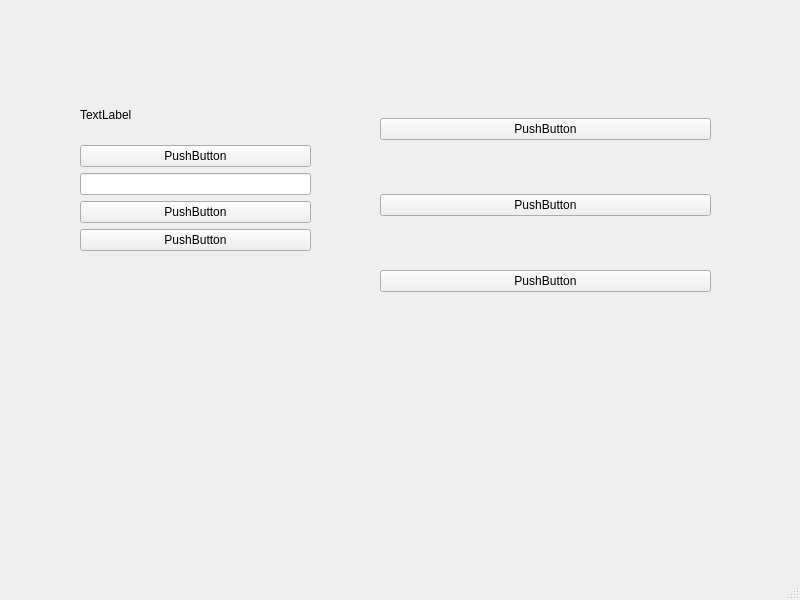
<?xml version="1.0" encoding="UTF-8"?>
<ui version="4.0">
 <class>MainWindow</class>
 <widget class="QMainWindow" name="MainWindow">
  <property name="geometry">
   <rect>
    <x>0</x>
    <y>0</y>
    <width>800</width>
    <height>600</height>
   </rect>
  </property>
  <property name="windowTitle">
   <string>MainWindow</string>
  </property>
  <widget class="QWidget" name="centralwidget">
   <widget class="QWidget" name="verticalLayoutWidget">
    <property name="geometry">
     <rect>
      <x>380</x>
      <y>70</y>
      <width>331</width>
      <height>271</height>
     </rect>
    </property>
    <layout class="QVBoxLayout" name="verticalLayout_2">
     <item>
      <widget class="QPushButton" name="pushButton_5">
       <property name="text">
        <string>PushButton</string>
       </property>
      </widget>
     </item>
     <item>
      <widget class="QPushButton" name="pushButton_6">
       <property name="text">
        <string>PushButton</string>
       </property>
      </widget>
     </item>
     <item>
      <widget class="QPushButton" name="pushButton_4">
       <property name="text">
        <string>PushButton</string>
       </property>
      </widget>
     </item>
    </layout>
   </widget>
   <widget class="QWidget" name="">
    <property name="geometry">
     <rect>
      <x>80</x>
      <y>90</y>
      <width>231</width>
      <height>161</height>
     </rect>
    </property>
    <layout class="QVBoxLayout" name="verticalLayout">
     <item>
      <widget class="QLabel" name="label">
       <property name="text">
        <string>TextLabel</string>
       </property>
      </widget>
     </item>
     <item>
      <widget class="QPushButton" name="pushButton">
       <property name="text">
        <string>PushButton</string>
       </property>
      </widget>
     </item>
     <item>
      <widget class="QLineEdit" name="lineEdit"/>
     </item>
     <item>
      <widget class="QPushButton" name="pushButton_2">
       <property name="text">
        <string>PushButton</string>
       </property>
      </widget>
     </item>
     <item>
      <widget class="QPushButton" name="pushButton_3">
       <property name="text">
        <string>PushButton</string>
       </property>
      </widget>
     </item>
    </layout>
   </widget>
  </widget>
  <widget class="QMenuBar" name="menubar">
   <property name="geometry">
    <rect>
     <x>0</x>
     <y>0</y>
     <width>800</width>
     <height>26</height>
    </rect>
   </property>
  </widget>
  <widget class="QStatusBar" name="statusbar"/>
 </widget>
 <resources/>
 <connections/>
</ui>
